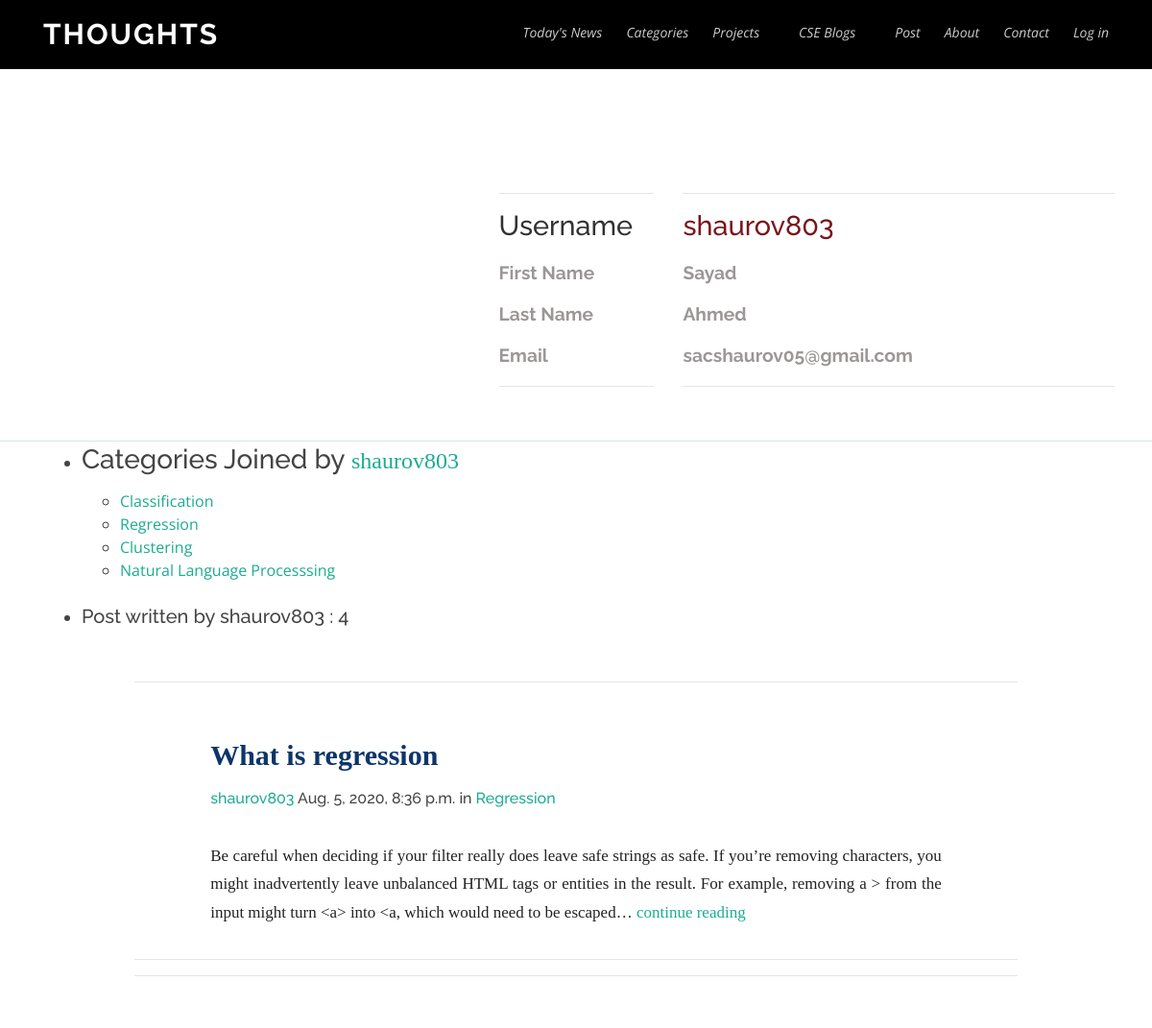
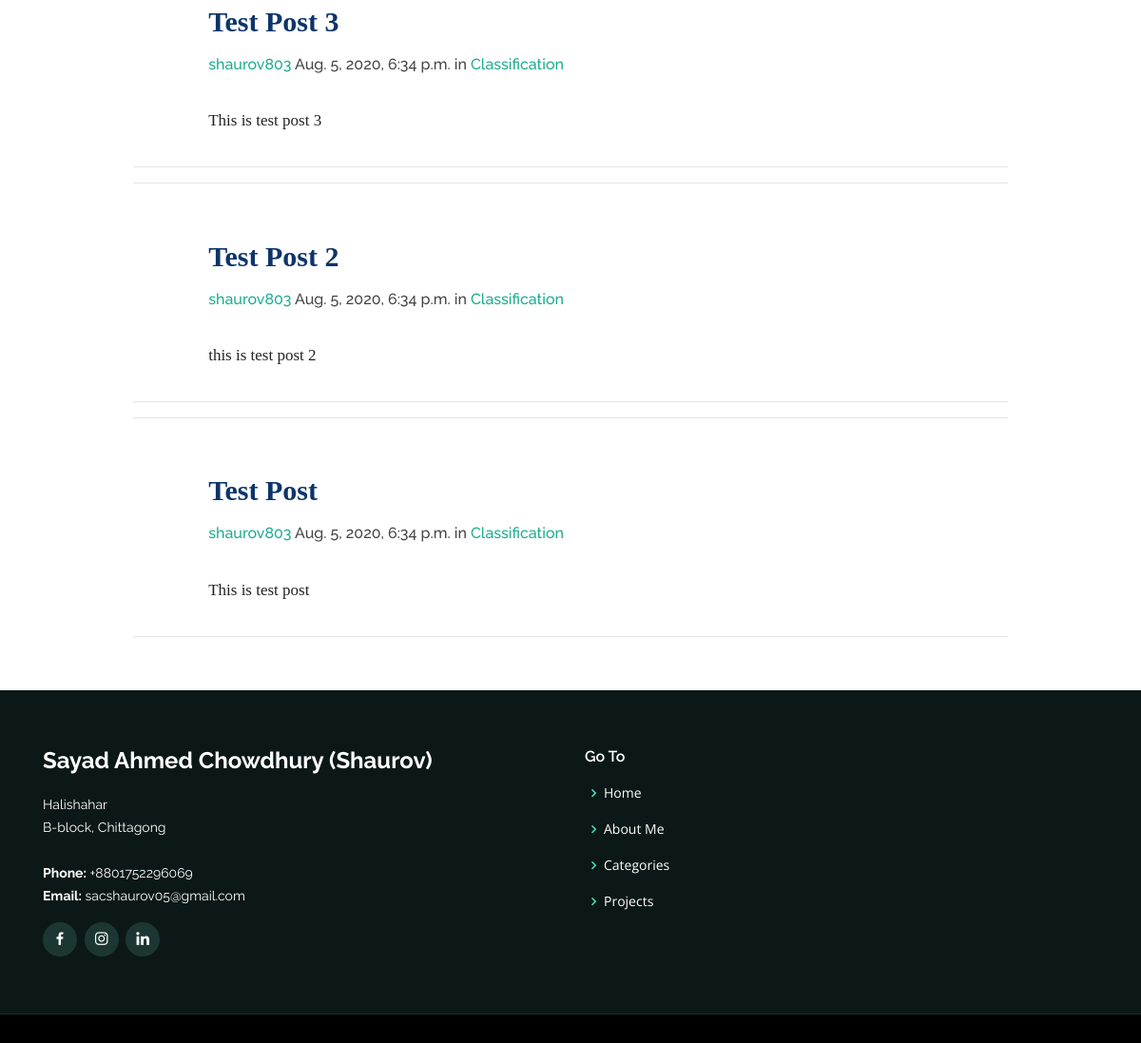
The page /posts/by/shaurov803/ on the database its author committed (2 pictures, top to bottom).
### accounts/models.py (models this page shows)
class UserProfileInfo(models.Model):
    user = models.OneToOneField(User,on_delete=models.CASCADE)
    portfolio_site = models.URLField(blank=True)
    profile_pic = models.ImageField(upload_to = 'profile_pics', blank=True)
    def __str__(self):
        return self.user.username

### categories/models.py (models this page shows, shortened)
class Category(models.Model):
    name = models.CharField(max_length=255, unique=True)
    slug = models.SlugField(allow_unicode=True, unique=True)
    description = models.TextField(blank=True, default='')
    description_html = models.TextField(editable=False, default='',blank=True)
    members = models.ManyToManyField(User, through="CategoryMember")
    category_pic = models.ImageField(upload_to = 'category_pics', blank=True)
    class Meta:
        ordering = ['name']

### posts/models.py (models this page shows, shortened)
class Post(models.Model):
    user = models.ForeignKey(User, related_name="user_of_post_model", on_delete=models.CASCADE)
    created_at =  models.DateTimeField(auto_now=True)
    title = models.CharField(max_length=200)
    message = models.TextField()
    message_html = models.TextField(editable=False)
    category = models.ForeignKey(Category, related_name="posts",on_delete=models.CASCADE)
    def __str__(self):
        return self.message
    class Meta:
        ordering = ['-created_at']
        unique_together = ('user', 'message')

### posts/views.py (the view, shortened to what this page needs)
# urls.py: url(r"by/(?P<username>[-\w]+)/$", UserPosts.as_view(),name="for_user"),
class UserPosts(ListView):
    model = Post
    template_name = 'posts/user_post_list.html'
    def get_queryset(self):
        try:
            self.post_user = User.objects.prefetch_related("user_of_post_model").get(
                username__iexact=self.kwargs.get("username")
            )
        except User.DoesNotExist:
            raise Http404
        else:
            return self.post_user.user_of_post_model.all()
    def get_context_data(self, **kwargs):
        context = super().get_context_data(**kwargs)
        current_user = UserProfileInfo.objects.filter(
            user__id__iexact = self.post_user.id
        ).get()
        post_of_user = self.post_user.user_of_post_model.all()
        single_post = []
        for post in post_of_user:
            single_post.clear()
            single_post.append(str(post))
        single_post = post_of_user[0]
        print('first 2 posts\n',str(single_post)[3:10])
        user_categories= []
        category_list = []
        single_list = []
        for member in CategoryMember.objects.all():
            if member.user == self.post_user:
                category_list.clear()
                category_list.append(member.category.name)
                category_list.append(member.category.slug)
                user_categories.append(category_list[:])
            else:
                print('not found')
        print('user categories\n',user_categories)
        if current_user.profile_pic:
            profile_pic = True
            picture = current_user.profile_pic
            edited_picture = get_thumbnail(picture, '350x350', quality=99, format='PNG')
        user_info = {
            'current_user':current_user,
            'user_categories':user_categories,
            'edited_picture':edited_picture,
            'profile_pic':profile_pic,
            'post_user':self.post_user,
        }
        user_info_list = [
            current_user, user_categories, edited_picture,
            profile_pic, self.post_user, self.post_user.username,
            self.post_user.first_name, self.post_user.last_name,
            self.post_user.email, self.post_user,
        ]
        context['user_info_list'] = user_info_list
        return context

### posts/templatetags/custom_tag.py (called while the page is built)
@register.filter
@stringfilter
def check_char(value):
    print(value)
    if len(value) < 300:
        return ""
    else:
        return "continue reading"

### posts/templates/posts/user_post_list.html (shortened to what this page needs)
{% extends "posts/post_base.html" %}
{% load thumbnail %}
{% load static %}
{% load custom_tag %}
{% block content %}
  <section id="steps" class="steps section-bg">
    <div class="content-item">
      <div class="row">
        <div class="col-lg-5 col-md-5">
        </div>
        <div class="col-lg-2 col-md-2">
            <br><br><br><br> <hr>
            <h3 class="user-title">Username </h3>
            <h4 class="info2">First Name </h4>
            <h4 class="info2">Last Name </h4>
            <h4 class="info2">Email </h4>
        <hr>
        </div>
        <div class="col-md-5 col-lg-5">
          <br><br><br><br> <hr>
          <h3 class="user"> {{user_info_list.5}}</h3>
          {% if user_info_list.6 %}
            <h4 class="info2">{{user_info_list.6}}</h4>
          {% else %}
            <h4 class="info2">NULL</h3>
          {% endif %}
          {% if user_info_list.7 %}
            <h4 class="info2">{{user_info_list.7}}</h3>
          {% else %}
            <h4 class="info2"> NULL</h3>
          {% endif %}
          {% if user_info_list.8 %}
            <h4 class="info2">{{user_info_list.8}}</h3>
          {% else %}
            <h4 class="info2">NULL</h3>
          {% endif %}
        <hr>
        </div>
      </div>
    </div>
    <div class="container">
      {% block prepost %}
        <div class="row">
          <div class="col-md-6 col-lg-6">
             <ul>
               <li><h3>Categories Joined by <a href="{% url 'posts:for_user' username=user_info_list.5 %}">{{user_info_list.0}}</a></h3></li>
                {% for categories in user_info_list.1 %}
                    <ul>
                      <li><a href="{% url 'categories:single' slug=categories.1 %}"> {{categories.0}}</a> </li>
                    </ul>
                {% endfor %}
                <br>
              <li><h5 class="techfont">Post written by {{user_info_list.5}} : {{post_list.count}} </h5></li>
             </ul>
          </div>
        </div>
      {% endblock %}
      {% block post_content %}
      <div class="row">
        <div class="col-md-1">  </div>
        <div class="col-md-10 col-lg-10">
          <br>
            {% for post in post_list %}
              <hr>
              <div class="row">
                <div class="col-md-1">
                </div>
                <div class="col-md-10">
                  <h3><br><a style="color:#0d3569; font-size:30px;" href="{% url 'posts:single' username=post.user.username pk=post.pk %}"><strong>{{post.title}} </strong> </a></h2>
                  <h6><a href="{% url 'posts:for_user' username=post.user.username %}">{{post.user.username}}</a>
                  <time class="time"><a href="{% url 'posts:single' username=post.user.username pk=post.pk %}"></a>{{post.created_at}} </time>
                  {% if post.category %}
                    <span>in <a href="{% url 'categories:single' slug=post.category.slug %}">{{post.category.name}}</a> </span>
                  {% endif %}
                  <br>
                    <br>
                    <h3 class="message_html">{{post.message_html|safe|truncatechars:300}}
                        <span><a style="font-size:17px;" href="{% url 'posts:single' username=post.user.username pk=post.pk %}">{{post.message_html|check_char}}</a> </span>
                    </h3>
                </div>
              </div>
              <hr>
            {% endfor %}
        </div>
      </div>
      {% endblock %}
    </div>
  </section>
{% endblock %}

### static/assets/css/style.css (style rules this page uses)
body { font-family: "Open Sans", sans-serif; color: #444444; }
a { color: #1bac91; }
h1, h2, h3, h4, h5, h6 { font-family: "Raleway", sans-serif; }
section { padding: 60px 0; overflow: hidden; }
.section-bg { font : 400 Merriweather,Georgia,times new roman,serif; background-color: #fff; }
.steps { padding: 50px 0 40px 0; background-color: #fff; }
.steps .row { overflow: hidden; }
.steps .content-item { padding: 40px; border-left: 1px solid #d4e9e6; border-bottom: 1px solid #d4e9e6; margin: -1px; }
.steps .content-item h4 { font-size: 28px; font-weight: 400; padding: 0; margin: 20px 0; color: #21413c; }

### static/assets/css/style2.css (style rules this page uses)
.steps div div div .col-md-10 p, blockquote { margin-top: 0; margin-bottom: 1rem; display: block; margin-block-start: 1em; margin-block-end: 1em; margin-inline-start: 0px; margin-inline-end: 0px; text-align: justify; color: #222; font : 400 17px/1.7 Merriweather,Georgia,times new roman,serif; }
.steps div div div div a { font : Merriweather,Georgia,times new roman,serif; }
.steps div div div h3 a { text-align: justify; font : 400 24px/1.8 Merriweather,Georgia,times new roman,serif; }
.steps .content-item div h3.user-title { color: #333131; font-size: 1.8em; text-decoration: none; }
.steps .content-item div h3.user { color: #7a151d; font-size: 1.8em; text-decoration: none; }
.steps .content-item div h4.info2 { color: #9c9797; font-size: 1.2em; font-weight: 700; text-decoration: none; }

### rows shown on the page
UserProfileInfo: user.username "shaurov803"
Category: name "Classification"
Category: name "Regression"
Category: name "Clustering"
Category: name "Natural Language Processsing"
Post: title "What is regression", user.username "shaurov803", created_at "Aug. 5, 2020, 8:36 p.m.", category.name "Regression", message_html "Be careful when deciding if your filter really does leave safe strings as safe. If you’re removing characters, you might inadvertently leave unbalanced HTML tags or entities in the result. For example, removing a > from the input might turn <a> into <a, which would need to be escaped…", message_html|check_char "continue reading"
Post: title "Test Post 3", user.username "shaurov803", created_at "Aug. 5, 2020, 6:34 p.m.", category.name "Classification", message_html "This is test post 3"
Post: title "Test Post 2", user.username "shaurov803", created_at "Aug. 5, 2020, 6:34 p.m.", category.name "Classification", message_html "this is test post 2"
Post: title "Test Post", user.username "shaurov803", created_at "Aug. 5, 2020, 6:34 p.m.", category.name "Classification", message_html "This is test post"

### other values the page prints
{{ user_info_list.5 }} "shaurov803"
{{ user_info_list.6 }} "Sayad"
{{ user_info_list.7 }} "Ahmed"
{{ user_info_list.8 }} "sacshaurov05@gmail.com"
{{ post_list.count }} "4"
